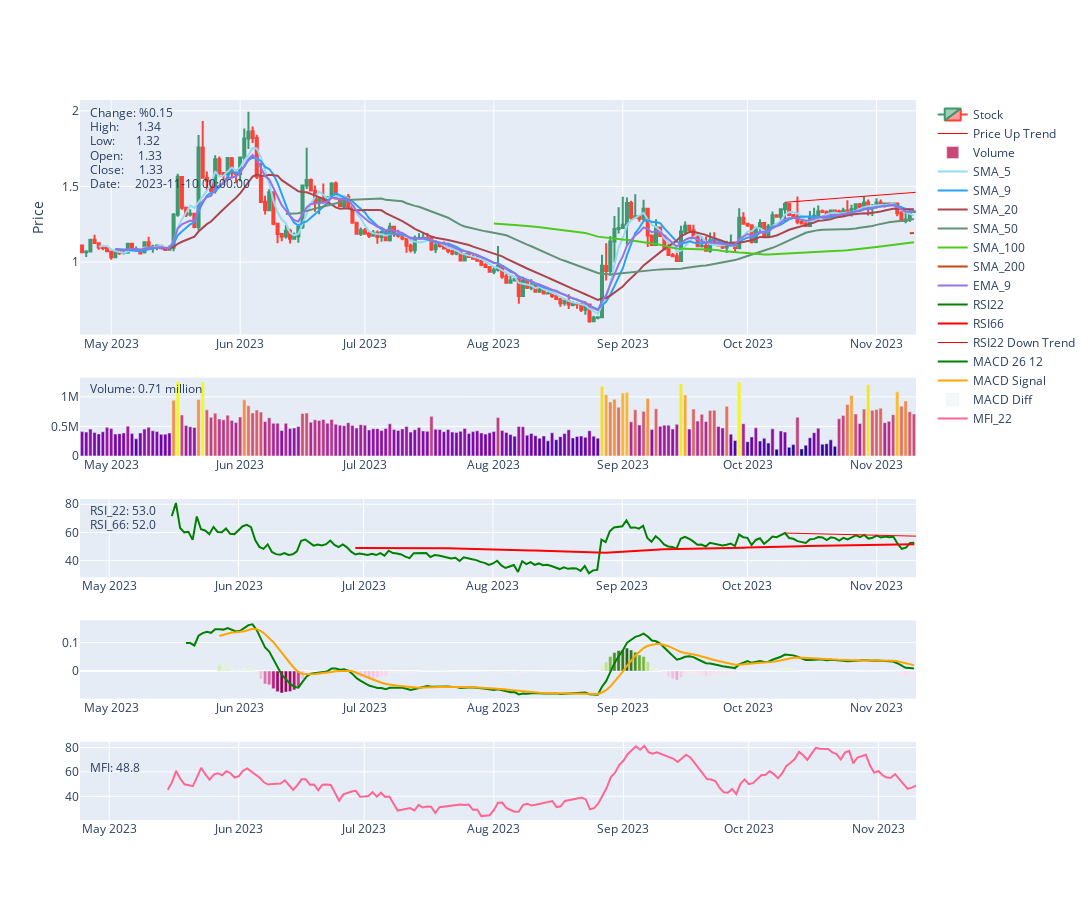

Notebook source saved alongside this figure:
### Code cell
ticker = 'VEGA-USD'
graph_data = str2.getData(f"{ticker}", startDate + dt.timedelta(days = 300), endDate + dt.timedelta(days = 0), SMA = [5, 9, 20, 50, 100, 200], EMA = [9], interval = '1d')
Candle_graph(df = graph_data, date1 = res2.loc[ticker, 'Date1'], date2 = res2.loc[ticker, 'Date2'])

### Figure 1 — Plotly figure (JSON) as saved in the notebook; plotly's stock layout.template omitted (floating-point values rounded to 4 significant figures; data arrays with more than 128 entries replaced by an {"elided": "..."} marker saying what was removed)
{"data": [{"close": {"elided": "201 float values"}, "high": {"elided": "201 float values"}, "low": {"elided": "201 float values"}, "name": "Stock", "open": {"elided": "201 float values"}, "type": "candlestick", "x": {"elided": "201 str values"}, "xaxis": "x", "yaxis": "y"}, {"line": {"color": "red", "dash": "solid", "width": 1}, "mode": "lines", "name": "Price Up Trend", "type": "scatter", "x": ["2023-10-10T00:00:00", "2023-10-29T00:00:00", "2023-11-10T09:50:46.599516"], "xaxis": "x", "y": [1.395, 1.435, 1.461], "yaxis": "y"}, {"marker": {"color": {"elided": "201 int values"}}, "name": "Volume", "type": "bar", "x": {"elided": "201 str values"}, "xaxis": "x2", "y": {"elided": "201 int values"}, "yaxis": "y2"}, {"line": {"color": "#93dcf4", "dash": "solid", "width": 2}, "mode": "lines", "name": "SMA_5", "type": "scatter", "x": {"elided": "201 str values"}, "xaxis": "x", "y": {"elided": "201 float values"}, "yaxis": "y"}, {"line": {"color": "#27a2f7", "dash": "solid", "width": 2}, "mode": "lines", "name": "SMA_9", "type": "scatter", "x": {"elided": "201 str values"}, "xaxis": "x", "y": {"elided": "201 float values"}, "yaxis": "y"}, {"line": {"color": "#ac464e", "dash": "solid", "width": 2}, "mode": "lines", "name": "SMA_20", "type": "scatter", "x": {"elided": "201 str values"}, "xaxis": "x", "y": {"elided": "201 float values"}, "yaxis": "y"}, {"line": {"color": "#639376", "dash": "solid", "width": 2}, "mode": "lines", "name": "SMA_50", "type": "scatter", "x": {"elided": "201 str values"}, "xaxis": "x", "y": {"elided": "201 float values"}, "yaxis": "y"}, {"line": {"color": "#4dcb1d", "dash": "solid", "width": 2}, "mode": "lines", "name": "SMA_100", "type": "scatter", "x": {"elided": "201 str values"}, "xaxis": "x", "y": {"elided": "201 float values"}, "yaxis": "y"}, {"line": {"color": "#c94610", "dash": "solid", "width": 2}, "mode": "lines", "name": "SMA_200", "type": "scatter", "x": {"elided": "201 str values"}, "xaxis": "x", "y": {"elided": "201 float values"}, "yaxis": "y"}, {"line": {"color": "#9674e5", "dash": "solid", "width": 2}, "mode": "lines", "name": "EMA_9", "type": "scatter", "x": {"elided": "201 str values"}, "xaxis": "x", "y": {"elided": "201 float values"}, "yaxis": "y"}, {"line": {"color": "green", "dash": "solid", "width": 2}, "mode": "lines", "name": "RSI22", "type": "scatter", "x": {"elided": "201 str values"}, "xaxis": "x3", "y": {"elided": "201 float values"}, "yaxis": "y3"}, {"line": {"color": "red", "dash": "solid", "width": 2}, "mode": "lines", "name": "RSI66", "type": "scatter", "x": {"elided": "201 str values"}, "xaxis": "x3", "y": {"elided": "201 float values"}, "yaxis": "y3"}, {"line": {"color": "red", "dash": "solid", "width": 1}, "mode": "lines", "name": "RSI22 Down Trend", "type": "scatter", "x": ["2023-10-10T00:00:00", "2023-10-29T00:00:00", "2023-11-10T09:50:46.686915"], "xaxis": "x3", "y": [59.57, 58.24, 57.39], "yaxis": "y3"}, {"line": {"color": "green", "dash": "solid", "width": 2}, "mode": "lines", "name": "MACD 26 12", "type": "scatter", "x": {"elided": "201 str values"}, "xaxis": "x4", "y": {"elided": "201 float values"}, "yaxis": "y4"}, {"line": {"color": "orange", "dash": "solid", "width": 2}, "mode": "lines", "name": "MACD Signal", "type": "scatter", "x": {"elided": "201 str values"}, "xaxis": "x4", "y": {"elided": "201 float values"}, "yaxis": "y4"}, {"marker": {"color": {"elided": "201 float values"}}, "name": "MACD Diff", "type": "bar", "x": {"elided": "201 str values"}, "xaxis": "x4", "y": {"elided": "201 float values"}, "yaxis": "y4"}, {"marker": {"color": {"elided": "201 float values"}}, "mode": "lines", "name": "MFI_22", "type": "scatter", "x": {"elided": "201 str values"}, "xaxis": "x5", "y": {"elided": "201 float values"}, "yaxis": "y5"}], "layout": {"annotations": [{"showarrow": false, "text": "Change: %0.15", "x": 0.01, "xref": "x domain", "y": 0.99, "yref": "y domain"}, {"showarrow": false, "text": "High:      1.34", "x": 0.01, "xref": "x domain", "y": 0.93, "yref": "y domain"}, {"showarrow": false, "text": "Low:       1.32", "x": 0.01, "xref": "x domain", "y": 0.87, "yref": "y domain"}, {"showarrow": false, "text": "Open:     1.33", "x": 0.01, "xref": "x domain", "y": 0.81, "yref": "y domain"}, {"showarrow": false, "text": "Close:     1.33", "x": 0.01, "xref": "x domain", "y": 0.75, "yref": "y domain"}, {"showarrow": false, "text": "Date:     2023-11-10 00:00:00", "x": 0.01, "xref": "x domain", "y": 0.69, "yref": "y domain"}, {"showarrow": false, "text": "Volume: 0.71 million", "x": 0.01, "xref": "x2 domain", "y": 0.99, "yref": "y2 domain"}, {"showarrow": false, "text": "RSI_22: 53.0", "x": 0.01, "xref": "x3 domain", "y": 0.99, "yref": "y3 domain"}, {"showarrow": false, "text": "RSI_66: 52.0", "x": 0.01, "xref": "x3 domain", "y": 0.81, "yref": "y3 domain"}, {"showarrow": false, "text": "MFI: 48.8", "x": 0.01, "xref": "x5 domain", "y": 0.81, "yref": "y5 domain"}], "height": 900, "width": 1400, "xaxis": {"anchor": "y", "domain": [0, 1], "rangeslider": {"visible": false}}, "xaxis2": {"anchor": "y2", "domain": [0, 1]}, "xaxis3": {"anchor": "y3", "domain": [0, 1]}, "xaxis4": {"anchor": "y4", "domain": [0, 1]}, "xaxis5": {"anchor": "y5", "domain": [0, 1]}, "yaxis": {"anchor": "x", "domain": [0.6743, 1], "title": {"text": "Price"}}, "yaxis2": {"anchor": "x2", "domain": [0.5057, 0.6143]}, "yaxis3": {"anchor": "x3", "domain": [0.3371, 0.4457]}, "yaxis4": {"anchor": "x4", "domain": [0.1686, 0.2771]}, "yaxis5": {"anchor": "x5", "domain": [0, 0.1086]}}}
